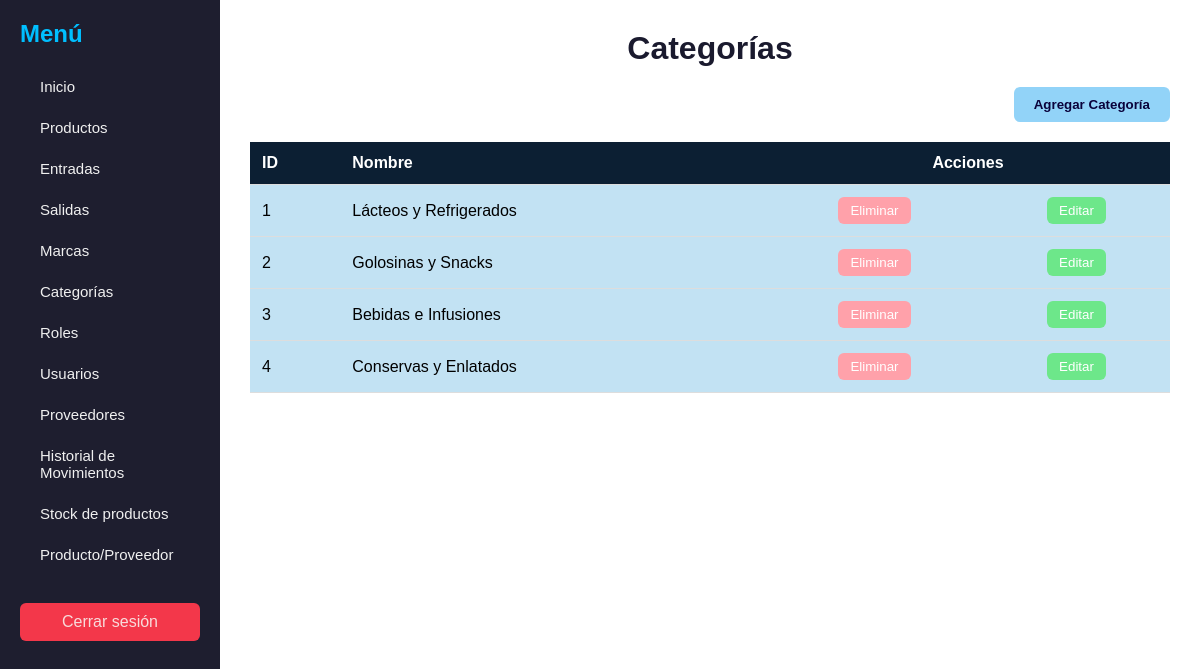
The page /Vistas/crudCategoria.php on the database its author committed.
### tables this page shows
CREATE TABLE IF NOT EXISTS `categoria` (
  `id_categoria` int NOT NULL AUTO_INCREMENT,
  `nombre` varchar(50) NOT NULL,
  PRIMARY KEY (`id_categoria`)
);

### Clases/Categoria.php (called while the page is built, shortened)
<?php
class Categoria{
    public static function obtenerCategoria($bd){
        $sql = "SELECT * FROM categoria";
        $resultado = $bd->prepare($sql);
        $resultado->execute();
        return $resultado->fetchAll(PDO::FETCH_ASSOC);
    }
}
?>

### Vistas/crudCategoria.php (the view, shortened to what this page needs)
<?php
include_once __DIR__ . '/../DataBase.php';
include_once __DIR__ . '/../Clases/Categoria.php';
$categorias = Categoria::obtenerCategoria($bd);
?>
<!DOCTYPE html>
<html lang="es">
<head>
    <link rel="stylesheet" href="../CSS/categoria.css">
</head>
<body>
    <div class="contenedor-general">
        <nav class="barra-lateral">
            <h2>Menú</h2>
            <ul>
                <li><a href="../Vistas/paginaInicio.php">Inicio</a></li>
                <li><a href="../Vistas/crudProducto.php">Productos</a></li>
                <li><a href="../Vistas/registroEntrada.php">Entradas</a></li>
                <li><a href="../Vistas/registroSalida.php">Salidas</a></li>
                <li><a href="../Vistas/crudMarca.php">Marcas</a></li>
                <li><a href="../Vistas/crudCategoria.php">Categorías</a></li>
                <li><a href="../Vistas/crudRol.php">Roles</a></li>
                <li><a href="../Vistas/crudUsuario.php">Usuarios</a></li>
                <li><a href="../Vistas/crudProveedor.php">Proveedores</a></li>
                <li><a href="../Vistas/historialMovimientos.php">Historial de Movimientos</a></li>
                <li><a href="../Vistas/registroStock.php">Stock de productos</a></li>
                <li><a href="../Vistas/producto_proveedor.php">Producto/Proveedor</a></li>
            </ul>
            <a href="../index.php" class="cerrar-btn">Cerrar sesión</a>
        </nav>
        <div class="contenido-principal">
            <h1>Categorías</h1>
            <div id="contenido">
                <div class="contenedor-acciones">
                    <div class="acciones">
                        <div class="accion-box">
                            <button type="button" class="crear" onclick="abrirVentanaCrear()">Agregar Categoría</button>
                        </div>
                    </div>
                </div>
                <table>
                    <tr>
                        <th>ID</th>
                        <th>Nombre</th>
                        <th colspan="2">Acciones</th>
                    </tr>
                    <?php
                    if ($categorias) {
                        foreach ($categorias as $c) {
                            echo '
                                    <tr>
                                        <td>' . $c["id_categoria"] . '</td>
                                        <td>' . $c["nombre"] . '</td>
                                        <td><form action="crudCategoria.php" method="post">
                                            <button name="eliminar" type="submit" value="' . $c["id_categoria"] . '" class="eliminar">Eliminar</button>
                                        </form></td>
                                        <td>
                                            <button type="button" data-id="' . $c["id_categoria"] . '" data-nombre="' . $c["nombre"] . '"
                                                class="editar" onclick="abrirVentana(this)">Editar</button>
                                        </td>
                                    </tr>
                                ';
                        }
                    } else {
                        echo '<tr><td colspan="4"><p>No hay categorias registradas</p></td></tr>';
                    }
                    ?>
                </table>
            </div>
        </div>
    </div>
</body>
</html>

### CSS/categoria.css (style rules this page uses)
body { font-family: "Montserrat", sans-serif; background: #f0f2f5; margin: 0; padding: 0; }
.contenedor-general { display: flex; min-height: 100vh; }
.barra-lateral { width: 220px; background-color: #1e1e2f; color: #e2edf8; padding: 20px; box-sizing: border-box; }
.barra-lateral h2 { margin-top: 0; margin-bottom: 20px; font-size: 24px; font-weight: 700; color: #00bfff; font-family: "Montserrat", sans-serif; }
.barra-lateral ul { list-style: none; padding: 0; margin-top: 15px; }
.barra-lateral ul li { margin-bottom: 0; }
.barra-lateral ul li a { font-family: Tahoma, Geneva, sans-serif; display: block; text-decoration: none; padding: 10px 20px; border-radius: 2px; margin-bottom: 4px; color: #f0f0f0; background-color: transparent; font-size: 15px; font-weight: 500; transition: background-color 0.2s, color 0.2s, transform 0.2s; }
.cerrar-btn { display: block; margin-top: 30px; padding: 10px; background-color: #f3374a; color: #f8dbdb; text-align: center; text-decoration: none; border-radius: 6px; }
.contenido-principal { flex: 1; padding: 30px; background-color: #fff; display: flex; flex-direction: column; box-sizing: border-box; }
.contenido-principal h1 { font-size: 32px; text-align: center; margin: 0 0 20px 0; color: #1a1a2e; font-weight: 700; font-family: "Montserrat", sans-serif; }
.contenedor-acciones { display: flex; justify-content: flex-end; margin-bottom: 20px; }
button.crear { padding: 10px 20px; background-color: #92d3f8; color: #0a023b; border: none; border-radius: 6px; font-family: "Montserrat", sans-serif; font-weight: 600; cursor: pointer; transition: background-color 0.2s; }
table { width: 100%; border-collapse: collapse; }
table th, table td { padding: 12px; border-bottom: 1px solid #ddd; text-align: left; font-family: "Montserrat", sans-serif; }
table th { background-color: #0c1f33; color: #fff; font-weight: 600; }
table th[colspan="2"] { text-align: center; }
table td:nth-child(n+3) { text-align: center; }
table tr { background-color: #c2e2f3; }
button.eliminar { padding: 6px 12px; background-color: #ffa1aa; color: #fff; border: none; border-radius: 6px; cursor: pointer; transition: background-color 0.2s; font-family: "Montserrat", sans-serif; font-weight: 500; }
button.editar { padding: 6px 12px; background-color: #6de78a; color: #fff; border: none; border-radius: 6px; cursor: pointer; transition: background-color 0.2s; font-family: "Montserrat", sans-serif; font-weight: 500; }

### rows shown on the page
categoria: id_categoria "1", nombre "Lácteos y Refrigerados"
categoria: id_categoria "2", nombre "Golosinas y Snacks"
categoria: id_categoria "3", nombre "Bebidas e Infusiones"
categoria: id_categoria "4", nombre "Conservas y Enlatados"
